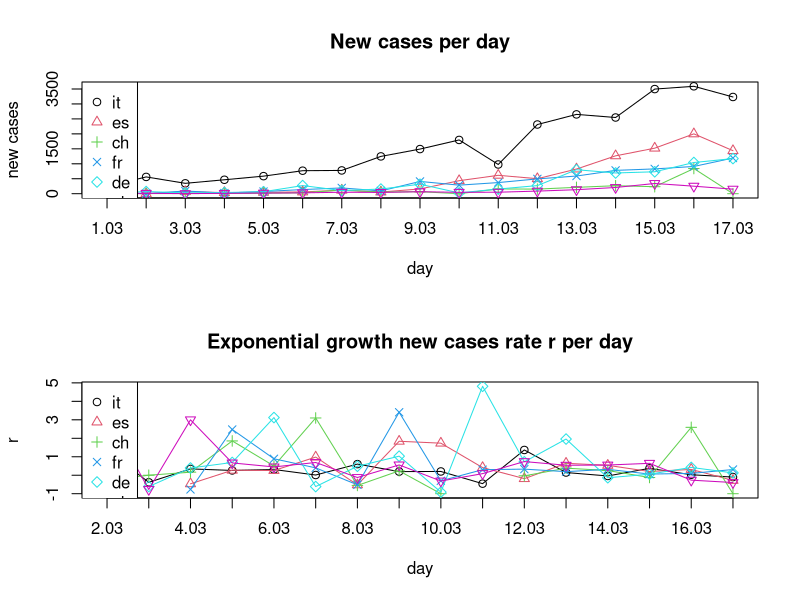
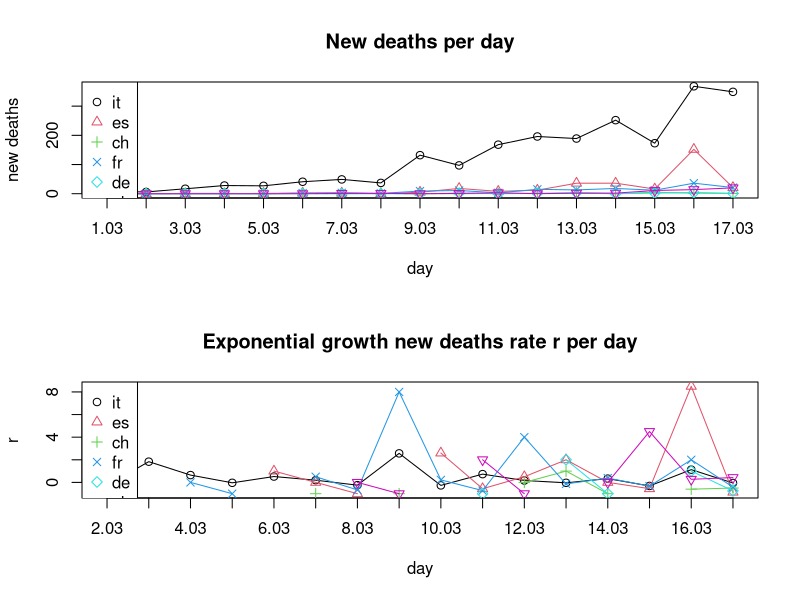

Here is the R script that generated these plots, in order:
## Exponential growth
# y = a * (1 + r)^x
# a = initial value (the amount before measuring growth or decay)
# r = growth or decay rate (most often represented as a percentage and expressed as a decimal)
# x = number of time intervals that have passed
# (y/a)^(1/x) - 1 = r

BASE_DIR <- "~/covid-19/"
setwd(BASE_DIR)

## March: New confirmed covid-19 cases per day. Data taken from daily situation reports from the WHO website.
days <- c('01.03','02.03','03.03','04.03','05.03','06.03','07.03',
          '08.03','09.03','10.03','11.03','12.03','13.03','14.03',
          '15.03','16.03','17.03')
it <- c(240,561,347,466,587,769,778,1247,1492,1797,977,2313,2651,2547,3497,3590,3233)
es <- c(13,0,69,37,47,59,117,56,159,435,615,501,825,1266,1522,2000,1438)
ch <- c(8,6,6,7,20,30,123,55,68,0,159,154,213,267,234,841,0)
fr <- c(43,0,91,21,73,138,193,93,410,286,372,495,591,780,829,911,1193)
de <- c(0,72,28,39,66,272,105,156,317,27,157,271,802,693,733,1043,1174)
uk <- c(3,13,3,12,20,29,49,43,67,46,50,87,134,208,342,251,152)
all_countries <- list(it,es,ch,fr,de,uk)

## March: New confirmed covid-19 deaths per day. Data taken from daily situation reports from the WHO website.
it_d <- c(8,6,17,28,27,41,49,37,132,97,168,196,189,252,173,368,349)
es_d <- c(0,0,0,0,1,2,2,0,5,18,8,12,36,36,16,152,21)
ch_d <- c(0,0,0,0,0,1,0,1,0,0,1,1,2,0,5,2,1)
fr_d <- c(0,0,1,1,0,2,3,1,9,11,3,15,13,18,12,36,21)
de_d <- c(0,0,0,0,0,0,0,0,0,2,0,1,3,0,2,4,1)
uk_d <- c(0,0,0,0,0,0,1,1,0,1,3,0,2,2,11,14,20)
all_countries_d <- list(it_d,es_d,ch_d,fr_d,de_d,uk_d)

## Computing exponential growth rates r
compute_r <- function(y, t, x){
  r <- c()
  for(i in 2:length(t)){
    new_r <- (y[i] / y[i-1])^(1/x) - 1
    if(abs(new_r) %in% c(Inf, NaN)) new_r <- NA
    r <- c(r, new_r)
  }
  return(r)
}

r_it <- compute_r(it, days, 1)
r_es <- compute_r(es, days, 1)
r_ch <- compute_r(ch, days, 1)
r_fr <- compute_r(fr, days, 1)
r_de <- compute_r(de, days, 1)
r_uk <- compute_r(uk, days, 1)
all_countries_r <- list(r_it,r_es,r_ch,r_fr,r_de,r_uk)

r_it_d <- compute_r(it_d, days, 1)
r_es_d <- compute_r(es_d, days, 1)
r_ch_d <- compute_r(ch_d, days, 1)
r_fr_d <- compute_r(fr_d, days, 1)
r_de_d <- compute_r(de_d, days, 1)
r_uk_d <- compute_r(uk_d, days, 1)
all_countries_r_d <- list(r_it_d,r_es_d,r_ch_d,r_fr_d,r_de_d,r_uk_d)

## Plotting
all_countries_names <- c('it','es','ch','fr','de','uk')
colors <- 1:length(all_countries_names)
pchs <- 1:length(all_countries_names)

pdf('covid-19-new-cases-static.pdf', height = 10, paper = 'a4')

par(mfrow=c(2,1))

# New cases per day
plot(days, unlist(all_countries[1]), main='New cases per day', type='o',
     ylim=c(0,max(unlist(all_countries),na.rm=T)),
     xaxt="n", col=colors[1], pch=pchs[1], ylab='new cases', xlab='day')
axis(1, at=days, labels=T)
for(i in 2:length(all_countries)){
  lines(days, unlist(all_countries[i]), type='o', col=colors[i], pch=pchs[i])
}
legend('topleft',legend=all_countries_names,col=colors,pch=pchs)

# Exponential growth new cases rate r per day
plot(days[-1], unlist(all_countries_r[1]), main='Exponential growth new cases rate r per day', type='o',
     ylim=c(min(unlist(all_countries_r),na.rm=T), max(unlist(all_countries_r),na.rm=T)),
     xaxt="n", col=colors[1], pch=pchs[1], ylab='r', xlab='day')
axis(1, at=days[-1], labels=T)
for(i in 2:length(all_countries_r)){
  lines(days[-1], unlist(all_countries_r[i]), type='o', col=colors[i], pch=pchs[i])
}
legend('topleft',legend=all_countries_names,col=colors,pch=pchs)


# New deaths per day
plot(days, unlist(all_countries_d[1]), main='New deaths per day', type='o',
     ylim=c(0,max(unlist(all_countries_d),na.rm=T)),
     xaxt="n", col=colors[1], pch=pchs[1], ylab='new deaths', xlab='day')
axis(1, at=days, labels=T)
for(i in 2:length(all_countries_d)){
  lines(days, unlist(all_countries_d[i]), type='o', col=colors[i], pch=pchs[i])
}
legend('topleft',legend=all_countries_names,col=colors,pch=pchs)

# Exponential growth new deaths rate r per day
plot(days[-1], unlist(all_countries_r_d[1]), main='Exponential growth new deaths rate r per day', type='o',
     ylim=c(min(unlist(all_countries_r_d),na.rm=T), max(unlist(all_countries_r_d),na.rm=T)),
     xaxt="n", col=colors[1], pch=pchs[1], ylab='r', xlab='day')
axis(1, at=days[-1], labels=T)
for(i in 2:length(all_countries_r_d)){
  lines(days[-1], unlist(all_countries_r_d[i]), type='o', col=colors[i], pch=pchs[i])
}
legend('topleft',legend=all_countries_names,col=colors,pch=pchs)

dev.off <- dev.off()